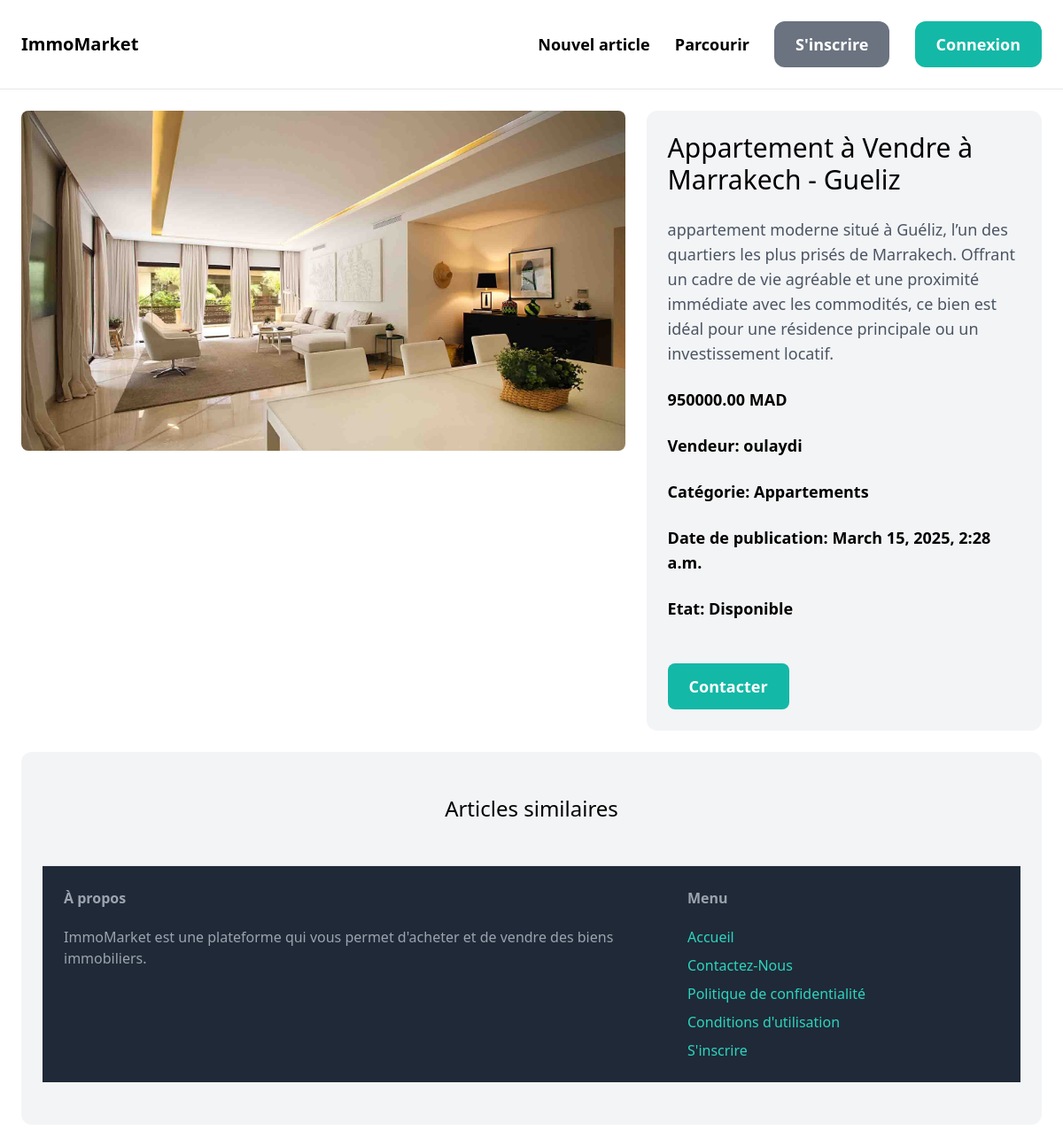
Page /itmes/3/ on the committed database.
### item/models.py (models this page shows, shortened)
class Item(models.Model):
    category = models.ForeignKey(Category, related_name='itmes' ,on_delete=models.CASCADE)
    name = models.CharField(max_length=255)
    description = models.TextField(blank=True, null=True)
    price = models.DecimalField(max_digits=10, decimal_places=2)
    image = models.ImageField(upload_to='item_img/', blank=True, null=True)
    is_sold = models.BooleanField(default=False)
    category = models.ForeignKey(Category, on_delete=models.CASCADE)
    created_at = models.DateTimeField(auto_now_add=True)
    created_by = models.ForeignKey(User, related_name='itmes',on_delete=models.CASCADE)
    updated_at = models.DateTimeField(auto_now=True)

class Category(models.Model):
    name = models.CharField(max_length=255)
    class Meta:
        ordering = ['name']
        verbose_name_plural = 'Categories'
    def __str__(self):
        return self.name

### item/views.py (the view)
# urls.py: path('<int:pk>/', views.detail, name='detail'),
def detail(request, pk):
    item = get_object_or_404(Item, pk=pk)
    related_items = Item.objects.filter(category=item.category, is_sold=False).exclude(pk=pk)[0:3]
    return render(request, 'item/detail.html', {
        'item': item,
        'related_items': related_items
    })

### item/templates/item/detail.html (shortened to what this page needs)
{% extends "core/base.html" %}
{% block content %}
    <div class="grid grid-cols-5 gap-6">
        <div class="col-span-3">
            <img src="{{ item.image.url }}" class="w-full h-96 object-cover object-center rounded-lg" alt="{{ item.title }}">
        </div>
        <div class="col-span-2 p-6 bg-gray-100 rounded-xl">
            <h1 class="mb-6 text-3xl ">{{ item.name }}</h1>
            {% if item.description %}
                <p class="mb-6 text-lg text-gray-600">{{ item.description }}</p>
            {% endif %}
            <p class="mb-6 text-lg font-semibold">{{ item.price }} MAD</p>
            <p class="mb-6 text-lg font-semibold">Vendeur: {{ item.created_by.username }}</p>
            <p class="mb-6 text-lg font-semibold">Catégorie: {{ item.category }}</p>
            <p class="mb-6 text-lg font-semibold">Date de publication: {{ item.created_at }}</p>
            {% if item.is_sold %}
                <p class="mb-6 text-lg font-semibold">Etat: Vendu</p>
            {% else %}
                <p class="mb-6 text-lg font-semibold">Etat: Disponible</p>
            {% endif %}
            <button class="inline-block mt-6 py-3 px-6 text-lg font-semibold bg-teal-500 text-white rounded-lg hover:bg-teal-700">Contacter</button>
        </div>
    </div>
    <div class="mt-6 px-6 py-12 bg-gray-100 rounded-xl">
        <h2 class="mb-12 text-2xl text-center">Articles similaires</h2>
{% endblock %}

### rows in the picture
Item: image (picture), name "Appartement à Vendre à Marrakech - Gueliz", description "appartement moderne situé à Guéliz, l’un des quartiers les plus prisés de Marrakech. Offrant un cadre de vie agréable et une proximité immédiate avec les commodités, ce bien est idéal pour une résidence principale ou un investissement locatif.", price "950000.00", created_by.username "oulaydi", category "Appartements", created_at "March 15, 2025, 2:28 a.m."
